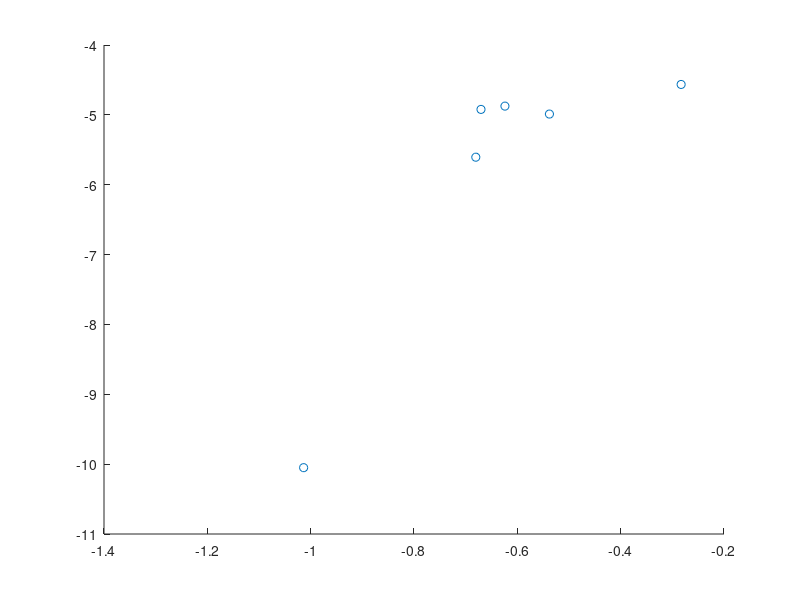
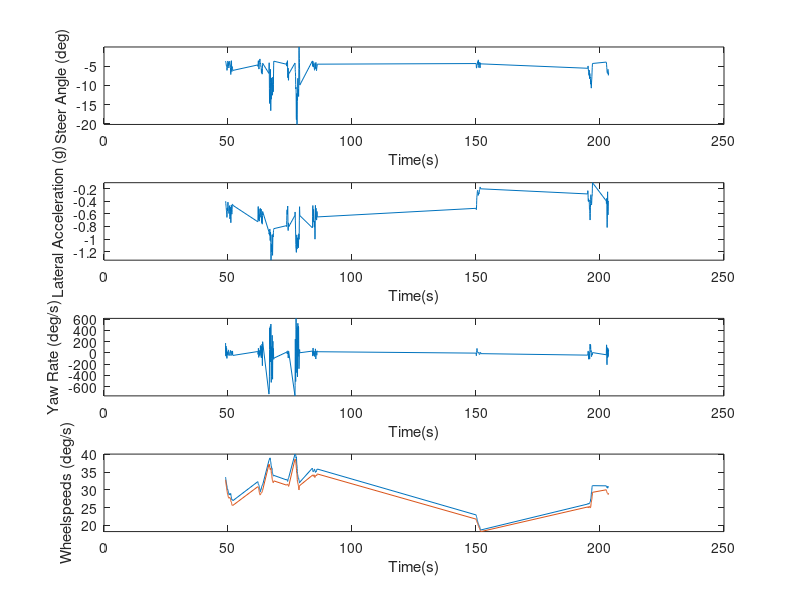
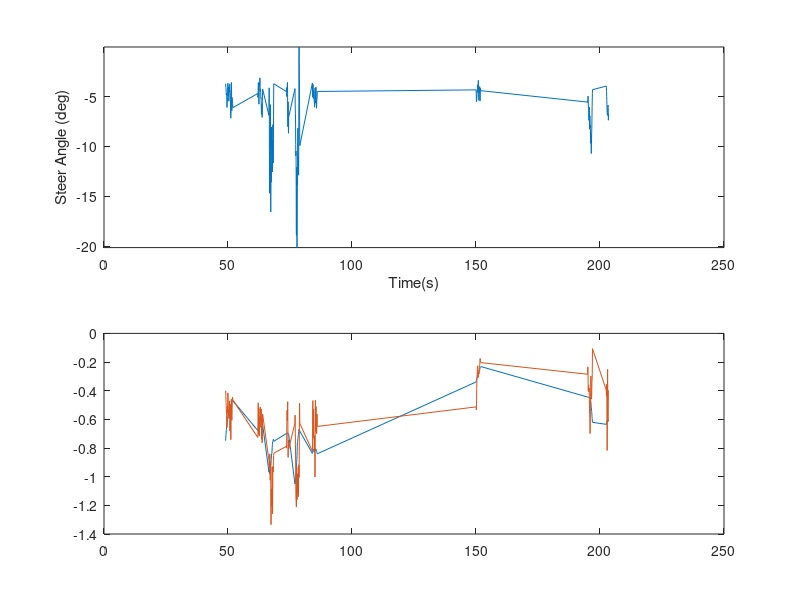
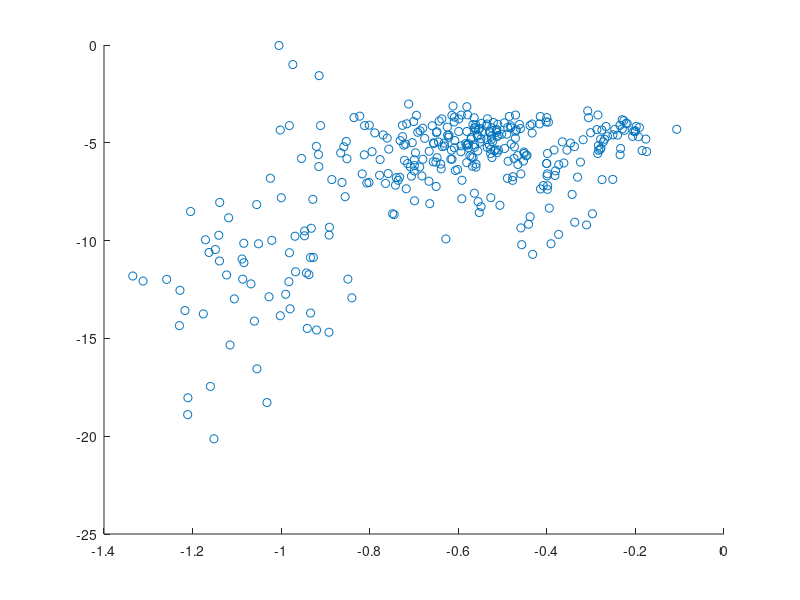

The MATLAB source for these figures, in order:
%% Load Data

clear all;clc

% import mat file from motec
load('ConstantRadius2_processed.mat');

% input variable names of channels 
data = {engine_rpm,lat_accel,long_accel,shockpot_FR,shockpot_RR,shockpot_RL,...
    shockpot_FL,wheelspeed_FL,wheelspeed_FR,yaw_rate,steer_angle,time};

%% Constant Radius Calculations

indices = (time > 49 & time < 52)...
    | (time > 62 & time < 64)...
    | (time > 66.5 & time < 68.5)...
    | (time > 73.5 & time < 74.5)...
    | (time > 77 & time < 79)...
    | (time > 84 & time < 86)...
    | (time > 150 & time < 152)...
    | (time > 195 & time < 197)...
    | (time > 202.5 & time < 203.5);

for i = 1:numel(data)
    variable = data{i};
    data{i} = variable(indices);
end
% 
% remove_indices = abs(wheelspeed_FL)<5;
% 
% for i = 1:numel(data)
%     data{i}(remove_indices) = [];
% end

% rename variables
engine_rpm = data{1};
lat_accel = data{2};
long_accel = data{3};
shockpot_FR = data{4};
shockpot_RR = data{5};
shockpot_RL = data{6};
shockpot_FL = data{7};
wheelspeed_FL = data{8};
wheelspeed_FR = data{9};
yaw_rate = data{10};
steer_angle = data{11};
time = data{12};

% rezero
yaw_rate = yaw_rate+40;
%%

avg_index = {};
avg_index{1} = (time > 49 & time < 52);
avg_index{2} = (time > 62 & time < 64);
avg_index{3} = (time > 66.5 & time < 68.5);
avg_index{4} = (time > 73.5 & time < 74.5);
avg_index{5} = (time > 84 & time < 86);
avg_index{6} = (time > 150 & time < 152);

avg_steer_angle = [];
avg_lat_accel = [];
for i = 1:numel(avg_index)
    avg_steer_angle(i) = mean(steer_angle(avg_index{i}));
    avg_lat_accel(i) = mean(lat_accel(avg_index{i}));
end

scatter(avg_lat_accel,avg_steer_angle)

%% Plotting
close all

figure
ax1 = subplot(4,1,1);
plot(time,steer_angle)
ylim([-inf inf])
xlabel('Time(s)');
ylabel('Steer Angle (deg)');

ax2 = subplot(4,1,2);
plot(time,lat_accel)
xlabel('Time(s)');
ylabel('Lateral Acceleration (g)');
ylim([-inf inf])

ax3 = subplot(4,1,3);
plot(time,yaw_rate)
xlabel('Time(s)');
ylabel('Yaw Rate (deg/s)');
ylim([-inf inf])

ax4 = subplot(4,1,4);
plot(time,wheelspeed_FL)
hold on
plot(time,wheelspeed_FR)
xlabel('Time(s)');
ylabel('Wheelspeeds (deg/s)');
ylim([-inf inf])

linkaxes([ax1,ax2,ax3,ax4],'x')

figure
ax1 = subplot(2,1,1);
plot(time,steer_angle)
ylim([-inf inf])
xlabel('Time(s)');
ylabel('Steer Angle (deg)');

ax2 = subplot(2,1,2);
velocity = (wheelspeed_FL+wheelspeed_FR)/2*0.44704; % m/s
pseudo_lat_accel = -velocity.^2/30/9.81;
plot(time,pseudo_lat_accel);
hold on
plot(time,lat_accel);

linkaxes([ax1,ax2],'x')

figure
scatter(lat_accel,steer_angle)
    

